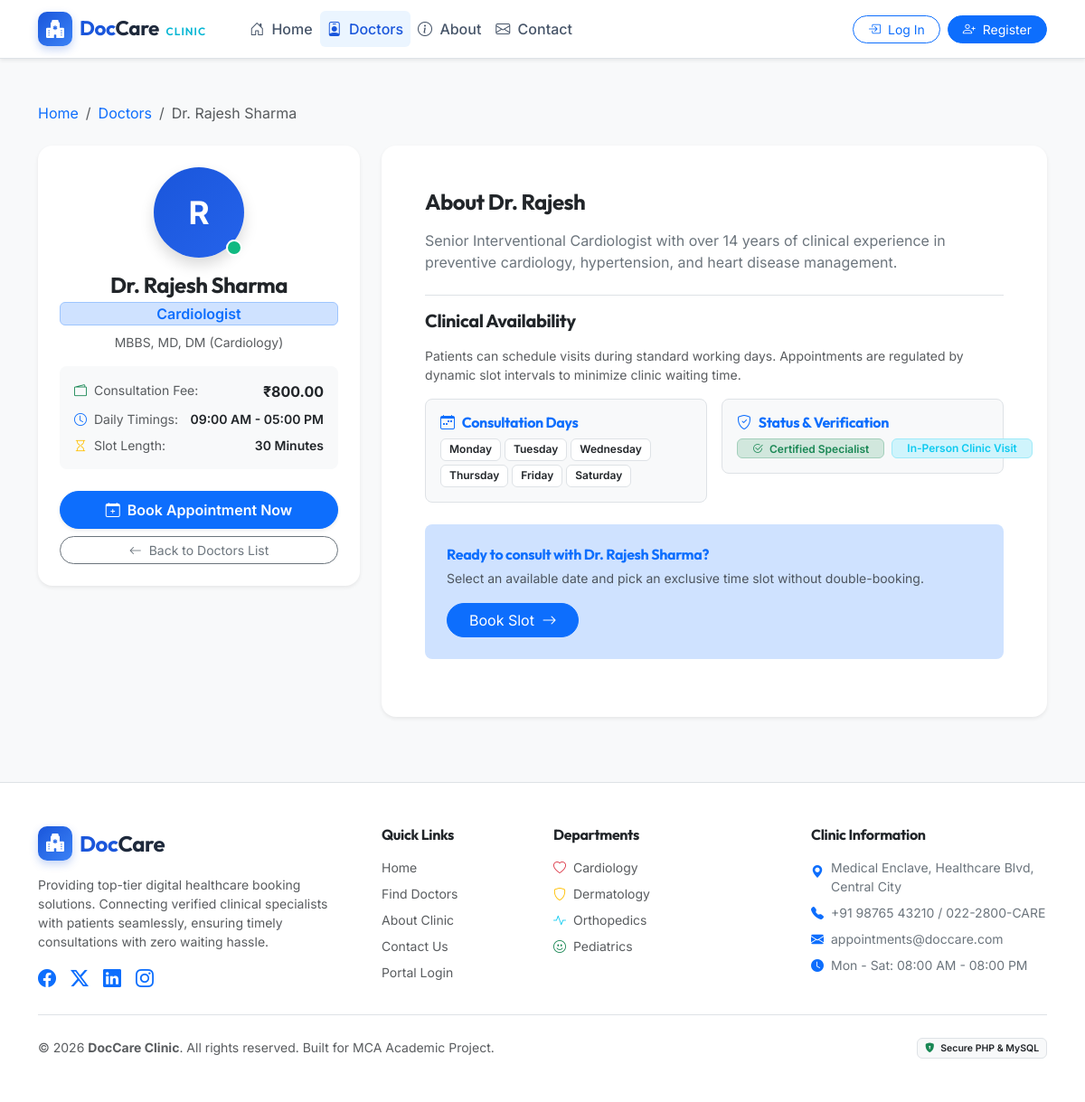
The app's page /doctor-profile.php?id=1 with its own data.
### tables this page shows
CREATE TABLE `doctors` (
  `id` INT AUTO_INCREMENT PRIMARY KEY,
  `user_id` INT NOT NULL UNIQUE,
  `specialization` VARCHAR(100) NOT NULL,
  `qualification` VARCHAR(100) NOT NULL,
  `consultation_fee` DECIMAL(10,2) NOT NULL DEFAULT 500.00,
  `available_days` VARCHAR(255) NOT NULL DEFAULT 'Monday,Tuesday,Wednesday,Thursday,Friday',
  `start_time` TIME NOT NULL DEFAULT '09:00:00',
  `end_time` TIME NOT NULL DEFAULT '17:00:00',
  `slot_duration` INT NOT NULL DEFAULT 30,  
  `status` ENUM('active', 'inactive') NOT NULL DEFAULT 'active',
  `bio` TEXT NULL,
  CONSTRAINT `fk_doctors_user` FOREIGN KEY (`user_id`) REFERENCES `users` (`id`) ON DELETE CASCADE
);

CREATE TABLE `users` (
  `id` INT AUTO_INCREMENT PRIMARY KEY,
  `name` VARCHAR(100) NOT NULL,
  `email` VARCHAR(100) NOT NULL UNIQUE,
  `phone` VARCHAR(20) NOT NULL,
  `password` VARCHAR(255) NOT NULL,
  `role` ENUM('patient', 'doctor', 'admin') NOT NULL DEFAULT 'patient',
  `created_at` TIMESTAMP DEFAULT CURRENT_TIMESTAMP
);

### includes/functions.php (called while the page is built, shortened)
<?php
function e($value) {
    return htmlspecialchars((string)($value ?? ''), ENT_QUOTES, 'UTF-8');
}
function format_time($time) {
    $timestamp = strtotime($time);
    return $timestamp ? date('h:i A', $timestamp) : 'N/A';
}

### doctor-profile.php (the view, shortened to what this page needs)
<?php
require_once __DIR__ . '/includes/functions.php';
$doctor_id = filter_input(INPUT_GET, 'id', FILTER_VALIDATE_INT);
$pdo = get_db_connection();
$stmt = $pdo->prepare("
    SELECT d.*, u.name, u.email, u.phone
    FROM doctors d
    JOIN users u ON d.user_id = u.id
    WHERE d.id = ? LIMIT 1
");
$stmt->execute([$doctor_id]);
$doctor = $stmt->fetch();
require_once __DIR__ . '/includes/header.php';
require_once __DIR__ . '/includes/navbar.php';
?>
<div class="container py-5">
    <nav aria-label="breadcrumb" class="mb-4">
        <ol class="breadcrumb">
            <li class="breadcrumb-item"><a href="<?php echo BASE_URL; ?>/index.php" class="text-decoration-none">Home</a></li>
            <li class="breadcrumb-item"><a href="<?php echo BASE_URL; ?>/doctors.php" class="text-decoration-none">Doctors</a></li>
            <li class="breadcrumb-item active" aria-current="page"><?php echo e($doctor['name']); ?></li>
        </ol>
    </nav>
    <div class="row g-4">
        <div class="col-lg-4">
            <div class="card border-0 shadow-sm rounded-4 text-center p-4 bg-white sticky-top" style="top: 90px;">
                <div class="doc-avatar-wrapper mx-auto mb-3">
                    <div class="avatar-circle-lg mx-auto shadow" style="width: 100px; height: 100px; font-size: 2.2rem;">
                        <?php echo strtoupper(substr($doctor['name'], 4, 1) ?: substr($doctor['name'], 0, 1)); ?>
                    </div>
                    <span class="doc-status-dot <?php echo $doctor['status']; ?>" style="width: 18px; height: 18px;"></span>
                </div>
                <h4 class="fw-bold text-dark mb-1"><?php echo e($doctor['name']); ?></h4>
                <div class="badge bg-primary-subtle text-primary border border-primary-subtle fs-6 px-3 py-1 mb-2">
                    <?php echo e($doctor['specialization']); ?>
                </div>
                <p class="text-muted small mb-3"><?php echo e($doctor['qualification']); ?></p>
                <div class="p-3 bg-light rounded-3 text-start mb-4">
                    <div class="d-flex justify-content-between mb-2">
                        <span class="text-muted small"><i class="bi bi-wallet2 text-success me-1"></i> Consultation Fee:</span>
                        <strong class="text-dark">₹<?php echo number_format($doctor['consultation_fee'], 2); ?></strong>
                    </div>
                    <div class="d-flex justify-content-between mb-2">
                        <span class="text-muted small"><i class="bi bi-clock text-primary me-1"></i> Daily Timings:</span>
                        <span class="text-dark small fw-semibold"><?php echo format_time($doctor['start_time']); ?> - <?php echo format_time($doctor['end_time']); ?></span>
                    </div>
                    <div class="d-flex justify-content-between">
                        <span class="text-muted small"><i class="bi bi-hourglass text-warning me-1"></i> Slot Length:</span>
                        <span class="text-dark small fw-semibold"><?php echo e($doctor['slot_duration']); ?> Minutes</span>
                    </div>
                </div>
                <div class="d-grid gap-2">
                    <a href="<?php echo BASE_URL; ?>/patient/book-appointment.php?doctor_id=<?php echo $doctor['id']; ?>" class="btn btn-primary py-2 rounded-pill fw-semibold shadow-sm">
                        <i class="bi bi-calendar-plus me-1"></i> Book Appointment Now
                    </a>
                    <a href="<?php echo BASE_URL; ?>/doctors.php" class="btn btn-outline-secondary btn-sm rounded-pill">
                        <i class="bi bi-arrow-left me-1"></i> Back to Doctors List
                    </a>
                </div>
            </div>
        </div>
        <div class="col-lg-8">
            <div class="card border-0 shadow-sm rounded-4 p-4 p-md-5 bg-white mb-4">
                <h4 class="fw-bold text-dark mb-3">About Dr. <?php echo e(explode(' ', $doctor['name'])[1] ?? $doctor['name']); ?></h4>
                <p class="text-secondary leading-relaxed mb-4">
                    <?php echo nl2br(e($doctor['bio'] ?: 'A distinguished practitioner dedicated to evidence-based healthcare delivery, diagnostic excellence, and individualized patient consultation.')); ?>
                </p>
                <h5 class="fw-bold text-dark mb-3 pt-3 border-top">Clinical Availability</h5>
                <p class="text-muted small mb-3">
                    Patients can schedule visits during standard working days. Appointments are regulated by dynamic slot intervals to minimize clinic waiting time.
                </p>
                <div class="row g-3 mb-4">
                    <div class="col-md-6">
                        <div class="border rounded-3 p-3 bg-light">
                            <h6 class="fw-bold text-primary mb-2"><i class="bi bi-calendar-week me-2"></i>Consultation Days</h6>
                            <div class="d-flex flex-wrap gap-1">
                                <?php
                                $days = explode(',', $doctor['available_days']);
                                foreach ($days as $day):
                                    $dayTrim = trim($day);
                                ?>
                                    <span class="badge bg-white text-dark border shadow-xs"><?php echo e($dayTrim); ?></span>
                                <?php endforeach; ?>
                            </div>
                        </div>
                    </div>
                    <div class="col-md-6">
                        <div class="border rounded-3 p-3 bg-light">
                            <h6 class="fw-bold text-primary mb-2"><i class="bi bi-shield-check me-2"></i>Status &amp; Verification</h6>
                            <div class="d-flex align-items-center gap-2">
                                <span class="badge bg-success-subtle text-success border border-success-subtle px-3 py-1">
                                    <i class="bi bi-check2-circle me-1"></i> Certified Specialist
                                </span>
                                <span class="badge bg-info-subtle text-info border border-info-subtle px-3 py-1">
                                    In-Person Clinic Visit
                                </span>
                            </div>
                        </div>
                    </div>
                </div>
                <div class="alert alert-primary bg-primary-subtle border-0 rounded-3 p-4 d-flex align-items-center justify-content-between flex-wrap gap-3">
                    <div>
                        <h6 class="fw-bold text-primary mb-1">Ready to consult with <?php echo e($doctor['name']); ?>?</h6>
                        <span class="small text-muted">Select an available date and pick an exclusive time slot without double-booking.</span>
                    </div>
                    <a href="<?php echo BASE_URL; ?>/patient/book-appointment.php?doctor_id=<?php echo $doctor['id']; ?>" class="btn btn-primary rounded-pill px-4">
                        Book Slot <i class="bi bi-arrow-right ms-1"></i>
                    </a>
                </div>
            </div>
        </div>
    </div>
</div>
<?php require_once __DIR__ . '/includes/footer.php'; ?>

### assets/css/style.css (style rules this page uses)
:root { --doc-primary: #1a56db; --doc-primary-hover: #1342a8; --doc-primary-light: #ebf5ff; --doc-secondary: #0e9f6e; --doc-accent: #06b6d4; --doc-dark: #1e293b; --doc-muted: #64748b; --doc-border: #e2e8f0; --doc-bg-soft: #f8fafc; --doc-card-shadow: 0 4px 6px -1px rgba(0, 0, 0, 0.05), 0 2px 4px -2px rgba(0, 0, 0, 0.05); --doc-card-shadow-hover: 0 10px 15px -3px rgba(26, 86, 219, 0.1), 0 4px 6px -4px rgba(26, 86, 219, 0.1); }
body { font-family: 'Inter', -apple-system, BlinkMacSystemFont, "Segoe UI", Roboto, sans-serif; color: var(--doc-dark); background-color: var(--doc-bg-soft); min-height: 100vh; display: flex; flex-direction: column; }
h1, h2, h3, h4, h5, h6, .brand-text { font-family: 'Outfit', 'Inter', sans-serif; letter-spacing: -0.02em; }
.avatar-circle-lg { width: 72px; height: 72px; border-radius: 50%; display: inline-flex; align-items: center; justify-content: center; font-weight: 700; font-size: 1.8rem; background: linear-gradient(135deg, var(--doc-primary), #2563eb); color: #ffffff; }
.doc-avatar-wrapper { position: relative; display: inline-block; }
.doc-status-dot { position: absolute; bottom: 2px; right: 2px; width: 14px; height: 14px; border-radius: 50%; border: 2px solid #ffffff; }
.doc-status-dot.active { background-color: #10b981; }
.badge { font-weight: 600; padding: 0.45em 0.75em; border-radius: 6px; }

### records on screen
doctors: user.name "Dr. Rajesh Sharma", user.name "R", specialization "Cardiologist", qualification "MBBS, MD, DM (Cardiology)", consultation_fee "800.00", start_time "09:00 AM", end_time "05:00 PM", slot_duration "30", user.name "Rajesh", bio "Senior Interventional Cardiologist with over 14 years of clinical experience in preventive cardiology, hypertension, and heart disease management.", available_days "Monday", available_days "Tuesday", available_days "Wednesday", available_days "Thursday", available_days "Friday", available_days "Saturday"
